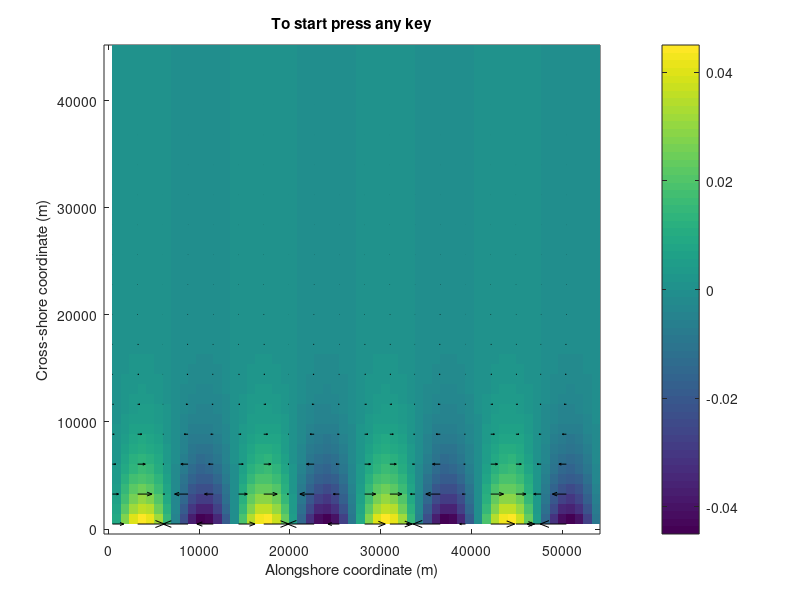

MATLAB code to generate this figure:
clear all;
close all;


%%%%%%%%%%%%%%%%%%%%%%%%%%%%%%%%%%%%%%%%%%%%%%%%%%%%%%%%%%%%%%%%%%%%%%%%%%%
%% MODEL PARAMETERS
%%%%%%%%%%%%%%%%%%%%%%%%%%%%%%%%%%%%%%%%%%%%%%%%%%%%%%%%%%%%%%%%%%%%%%%%%%%

% PHYSICAL PARAMETERS
% Coriolis parameter
f = 10^(-4);
% Gravity
g = 10;
% Reference depth
h0 = 50;
%wave speed
c0=sqrt(g/h0);
% Deformation radius
R = c0/f; % ??? -> WRITE THE FORMULA FOR THE ROSSBY RADIUS OF DEFORMATION
% Maximum free surface for initial condition
ampli = 0.001*h0; 
% (Use small amplitude with respect to depth because we solve a linearized model)

% NUMERICAL SPATIAL PARAMETERS
% Grid size
M = 60;
N = 50;
% Domain size
Lx = 12*R;
Ly = 10*R;
% Distance between grid points in x and y
dx = Lx/(M-2);
dy = Ly/(N-2);
% (Boundary conditions in x and y require ghost points at i=1 and j=1
% Jumps (in number of points) in x and y to plot u and v
dxp = 3;
dyp = 3;

% NUMERICAL TEMPORAL PARAMETERS
% Final time
TF = 1*Lx/sqrt(g*h0);
% Time step as a function of Courant parameter
dt = min(dx,dy)/c0/2; % ??? -> WRITE IT AS A FUNCTION OF THE CFL CONDITION, USING min(dx,dy) TO REPRESENT THE SPATIAL GRID SIZE
% Number of time steps as a function of time step and final time
Nsteps = floor(TF/dt);
% Time step for ploting 
dtp = 10;


%%%%%%%%%%%%%%%%%%%%%%%%%%%%%%%%%%%%%%%%%%%%%%%%%%%%%%%%%%%%%%%%%%%%%%%%%%%
%% INITIALIZATION
%%%%%%%%%%%%%%%%%%%%%%%%%%%%%%%%%%%%%%%%%%%%%%%%%%%%%%%%%%%%%%%%%%%%%%%%%%%

% DECLARE ARRAYS
% Coordinates
x = zeros(1,M);
y = zeros(1,N);
% Velocities
u = zeros(M,N);
v = zeros(M,N);
% New velocities
un=u;
vn=v;
% Sea surface elevation
zeta = zeros(M,N);
% New elevation
zetan = zeta;
% Unpertubed depth
h = zeta;
% Variables for plotting
Mp = floor(M/dxp);
Np = floor(N/dyp);
xp = zeros(1,Mp);
yp = zeros(1,Np);
% Land-sea mask to apply boundary conditions on the velocities
issea=ones(M,N);

% Coordinates of cell centers
% Zero in i=3/2. First column (i=1) is a ghost point for BC
for i=1:M
    x(i) = (i-3/2)*dx;
end
% Zero in j=3/2. First line (j=1) is a ghost point for BC
for j=1:N
    y(j) = (j-3/2)*dy;
end

% Coordinates of cell centers for plotting velocity vectors (also avoiding ghost points)
xp(1,:) = x(1,2:dxp:M-1);
yp(1,:) = y(1,2:dyp:N-1);


%%%%%%%%%%%%%%%%%%%%%%%%%%%%%%%%%%%%%%%%%%%%%%%%%%%%%%%%%%%%%%%%%%%%%%%%%%%
%% INITIAL CONDITIONS
%%%%%%%%%%%%%%%%%%%%%%%%%%%%%%%%%%%%%%%%%%%%%%%%%%%%%%%%%%%%%%%%%%%%%%%%%%%
% Staggered C-grid:
% zeta(i,j) is at node i,j
% h(i,j) is at node i,j
% u(i,j) is in i-1/2
% v(i,j) is in j-1/2

t = 0;

% Initial condition: a sinusoidal Kelvin wave
kx = 2*pi/(Lx/4); % ??? -> WRITE THE WAVELENGTH
for i=1:M
    for j=1:N
        F1 = sin(kx*x(i)); % ??? -> WRITE THE F1 FUNCTION
        zeta(i,j) = ampli*exp(-y(j)/R)*F1; % ??? -> WRITE THE eta OF A KELVIN WAVE
    end
end
for i=1:M
    for j=1:N
        F1 = sin(kx*x(i)); % ??? -> WRITE THE F1 FUNCTION
        u(i,j) =ampli*c0/h0*exp(-y(j)/R)*F1; % ??? -> WRITE THE u OF A KELVIN WAVE
    end
end

% Bathymetry of the sea
h(:,:) = h0;

% Definition of the land regions with the land-sea mask: here land points in j=1 and j=N 
issea(:,1) = 0;
issea(:,N) = 0;


%%%%%%%%%%%%%%%%%%%%%%%%%%%%%%%%%%%%%%%%%%%%%%%%%%%%%%%%%%%%%%%%%%%%%%%%%%%
%% GRAPHIC INTERFASE
%%%%%%%%%%%%%%%%%%%%%%%%%%%%%%%%%%%%%%%%%%%%%%%%%%%%%%%%%%%%%%%%%%%%%%%%%%%

% Variables for plotting
zetap = zeros(N,M); zetap(:,:) = NaN;
up = zeros(Np,Mp); up(:,:) = NaN;
vp = zeros(Np,Mp); vp(:,:) = NaN;
% Plot zeta everywhere except at the ghost points
for i=2:M-1
    zetap(2:N-1,i)=zeta(i,2:N-1);
end
% Calculate uc vc at the cell centers and only every dp points
for i=2:dxp:M-1
    ii=1+(i-2)/dxp;
    up(1:Np,ii)=(u(i,2:dyp:N-1)+u(i+1,2:dyp:N-1))/2;
end
for j=2:dyp:N-1
    jj=1+(j-2)/dyp;
    vp(jj,1:Mp)=(v(2:dxp:M-1,j)+v(2:dxp:M-1,j+1))/2;
end

% Show initial free surface and velocity in a contour plot
figure
pcolor(x,y,zetap)
shading flat
colorbar
hold on
curr=quiver(xp,yp,up,vp,0.8,'k');
hold off
xlabel('Alongshore coordinate (m)')
ylabel('Cross-shore coordinate (m)')
title ('To start press any key')
pause
clear zetap up vp


tic %To know the elapsed time for the resolution and plot 

%%%%%%%%%%%%%%%%%%%%%%%%%%%%%%%%%%%%%%%%%%%%%%%%%%%%%%%%%%%%%%%%%%%%%%%%%%%
%% RESOLUTION AND PLOT
%%%%%%%%%%%%%%%%%%%%%%%%%%%%%%%%%%%%%%%%%%%%%%%%%%%%%%%%%%%%%%%%%%%%%%%%%%%
% Staggered C-grid:
% zeta(i,j) is at node i,j
% h(i,j) is at node i,j
% u(i,j) is in fact at node i-1/2,j
% v(i,j) is in fact at node i,j-1/2

% Make Nsteps time steps
for nn=1:Nsteps
    
    % EQUATION 1: MASS CONSERVATION -> provides zeta
    
    % New free surface elevation
    for i=2:M-1
        for j=2:N-1
            %zetan(i,j) = zeta(i,j)-dt*h0*((u(i+1,j)-u(i,j))/dx+(v(i,j+1)-v(i,j))/dy); % if h ct MASS CONSERVATION EQUATION
            dxu=(u(i+1,j)-u(i,j))/dx;
            dyv=(v(i,j+1)-v(i,j))/dy;
            dhx=(h(i+1,j)-h(i-1,j))/(2*dx);
            dhy=(h(i,j+1)-h(i,j-1))/(2*dy);
            uij=(u(i+1,j)+u(i,j))/2;
            vij=(v(i,j+1)+v(i,j))/2;
            zetan(i,j) = zeta(i,j)-dt*(h(i,j)*(dxu+dyv)+uij*dhx+vij*dhy);
        end
    end
    % Boundary condition at i=1 (ghost node)
    zetan(1,:) = zetan(M-1,:);
    % Boundary condition at i=M (real node)
    zetan(M,:) = zetan(2,:);
    % Boundary condition at j=1 (ghost node)
    zetan(:,1) = 0; % ??? -> WRITE THE zeta BC AT GHOST zeta NODE j=1
    % Boundary condition at j=N (real node)
    zetan(:,N) = 0; % ??? -> WRITE THE zeta BC AT REAL zeta NODE j=N
        
    % Update zeta
    zeta = zetan;

    
    % EQUATION 2: NAVIER STOKES -> provides u and v
    
    % New velocity values with fractional-step approach on Coriolis
    if mod(nn,2) == 1 % Odd values of nn, including the first time step 
        multipas = [1 2];
    elseif mod(nn,2) == 0 % Even values of nn
        multipas = [2 1];
    end
    
    for k=1:2
        if multipas(k) == 1 %This is evaluated first if nn odd
            
            for i=2:M-1
                for j=1:N-1
                    dxz=-g*(zeta(i,j)-zeta(i-1,j))/dx;
                    vi12j=f/4*(v(i,j)+v(i,j+1)+v(i-1,j+1)+v(i-1,j));
                    un(i,j) = un(i,j)+dt*(dxz+vi12j); % ??? -> FILL IT IN FROM THE x-MOMETUM EQUATION
                    % Applying a mask on sea-land interfaces: it makes un=0 if there  
                    % is a land point on the right or on the left of this u node
                    un(i,j)=un(i,j)*issea(i,j)*issea(i-1,j);
                end
            end
            % Boundary condition at i=1 (ghost node)
            un(1,:) = un(M-1,:); % ??? -> WRITE THE u BC AT GHOST u NODE i=1
            % Boundary condition at i=M (real node)
            un(M,:) = un(2,:); % ??? -> WRITE THE u BC AT REAL u NODE i=M
            % Boundary condition at j=N (real node)
            un(:,N) = 0; % ??? -> WRITE THE u BC AT REAL u NODE j=N
            
            % Update u
            u = un;
            
        elseif multipas(k) == 2 %This is evaluated first if nn even
            
            for i=2:M-1
                for j=2:N
                    dyz=-g*(zeta(i,j)-zeta(i,j-1))/dy;
                    uij12=-f/4*(u(i,j)+u(i+1,j)+v(i,j-1)+v(i+1,j-1));
                    vn(i,j) = vn(i,j)+dt*(dyz+uij12); % ??? -> FILL IT IN FROM THE y-MOMETUM EQUATION
                    % Applying a mask on sea-land interfaces: it makes vn=0 if there  
                    % is a land point on the top or on the bottom of this v node
                    vn(i,j)=vn(i,j)*issea(i,j)*issea(i,j-1);
                end
            end
            % Boundary condition at i=1 (ghost node)
            vn(1,:) = vn(M-1,:); % ??? -> WRITE THE v BC AT GHOST v NODE i=1
            % Boundary condition at i=M (real node)
            vn(M,:) = vn(2,:); % ??? -> WRITE THE v BC AT GHOST v NODE i=M
            % Boundary condition at j=1 (ghost node)
            vn(:,1) = 0; % ??? -> WRITE THE v BC AT GHOST v NODE j=1
            
            % Update v
            v = vn;
            
        end
    end
    
    t = t+dt;
    
    
    %%%%%%%%%%%%%%%%%%%%%%%%%%%%%%%%%%%%%%%%%%%%%%%%%%%%%%%%%%%%%%%%%%%%%%%%%%%
    %% GRAPHIC INTERFASE
    %%%%%%%%%%%%%%%%%%%%%%%%%%%%%%%%%%%%%%%%%%%%%%%%%%%%%%%%%%%%%%%%%%%%%%%%%%%
        
    % Every once in a while make a plot
    if mod(nn,dtp)==0 %Plot every dtp time steps
        
        % Variables for plotting
        zetap = zeros(N,M); zetap(:,:) = NaN;
        up = zeros(Np,Mp); up(:,:) = NaN;
        vp = zeros(Np,Mp); vp(:,:) = NaN;
        % Plot zeta everywhere except at the ghost points
        for i=2:M-1
            zetap(2:N-1,i)=zeta(i,2:N-1);
        end
        % Calculate uc vc at the cells center and only every dp points
        for i=2:dxp:M-1
            ii=1+(i-2)/dxp;
            up(1:Np,ii)=(u(i,2:dyp:N-1)+u(i+1,2:dyp:N-1))/2;
        end
        for j=2:dyp:N-1
            jj=1+(j-2)/dyp;
            vp(jj,1:Mp)=(v(2:dxp:M-1,j)+v(2:dxp:M-1,j+1))/2;
        end
        
        % Show initial free surface and velocity in a contour plot
        pcolor(x,y,zetap)
        shading flat
        colorbar
        hold on
        curr=quiver(xp,yp,up,vp,0.8,'k');
        hold off
        xlabel('Alongshore coordinate (m)')
        ylabel('Cross-shore coordinate (m)')
        title(['Elevation at time: ',num2str(t)])
        pause(0.0001);
        clear zetap up vp
        
    end
    
end

toc %To know the elapsed time for the resolution and plot 
